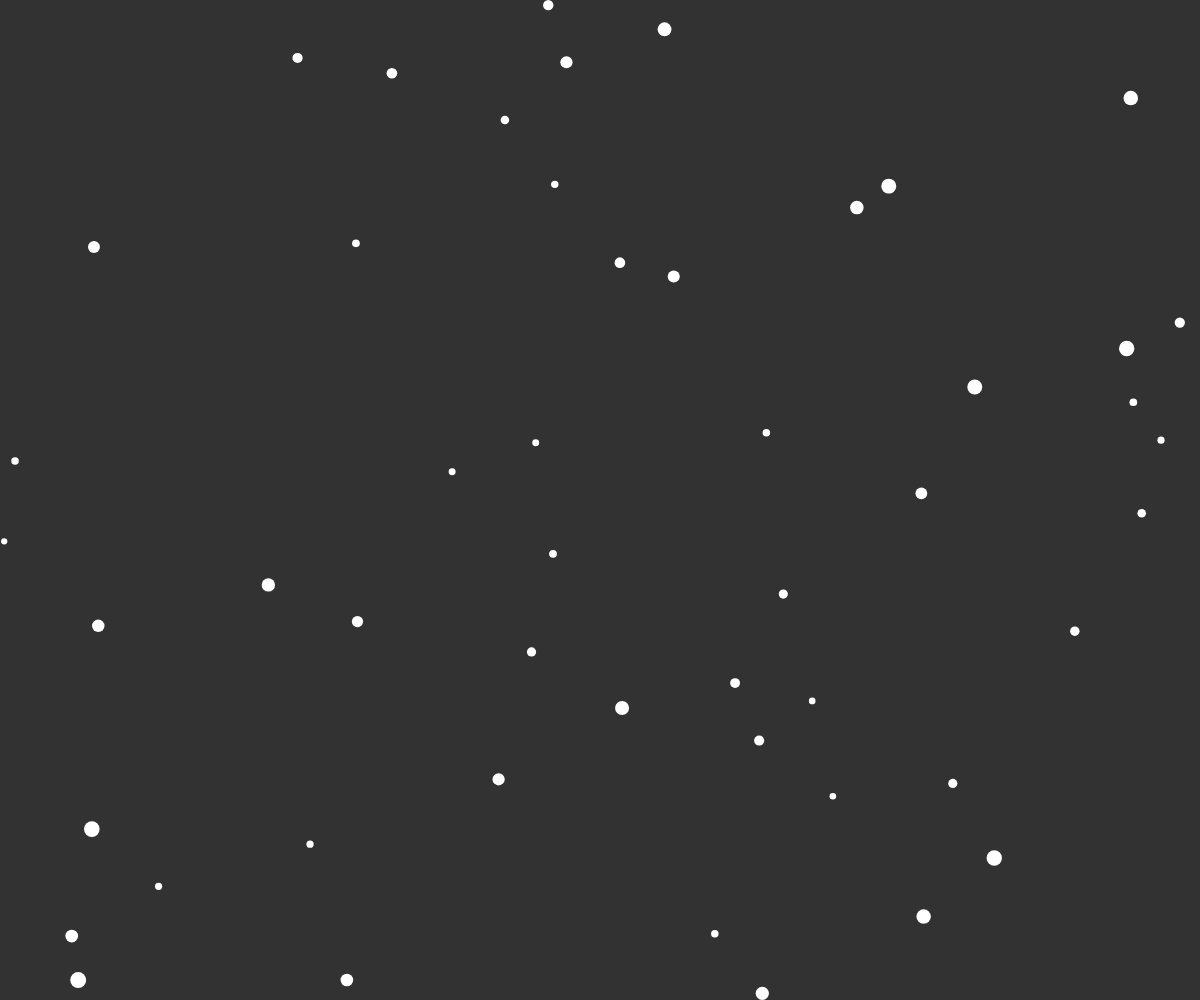
Frame 1 (no input)
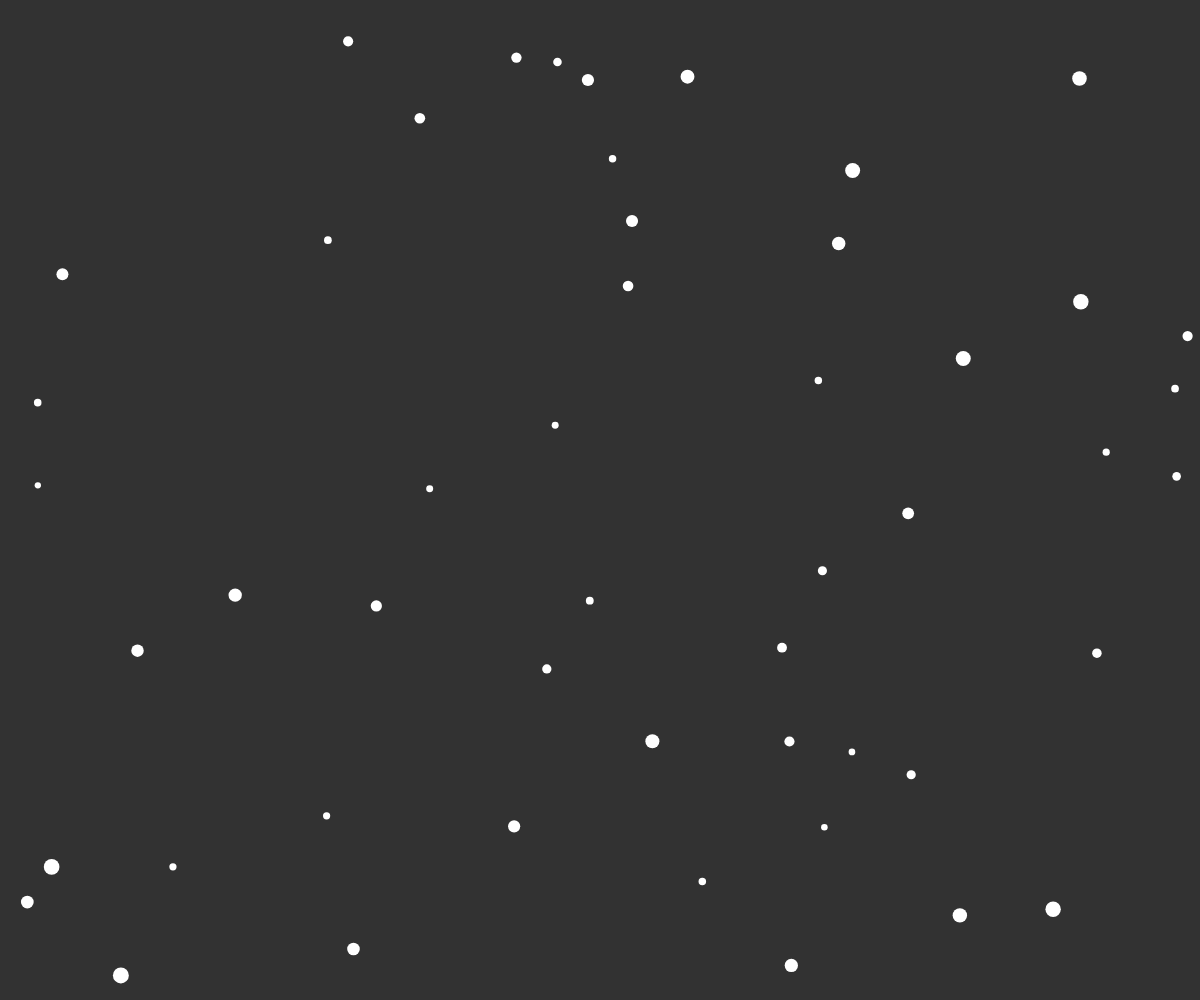
Frame 60 (no input)
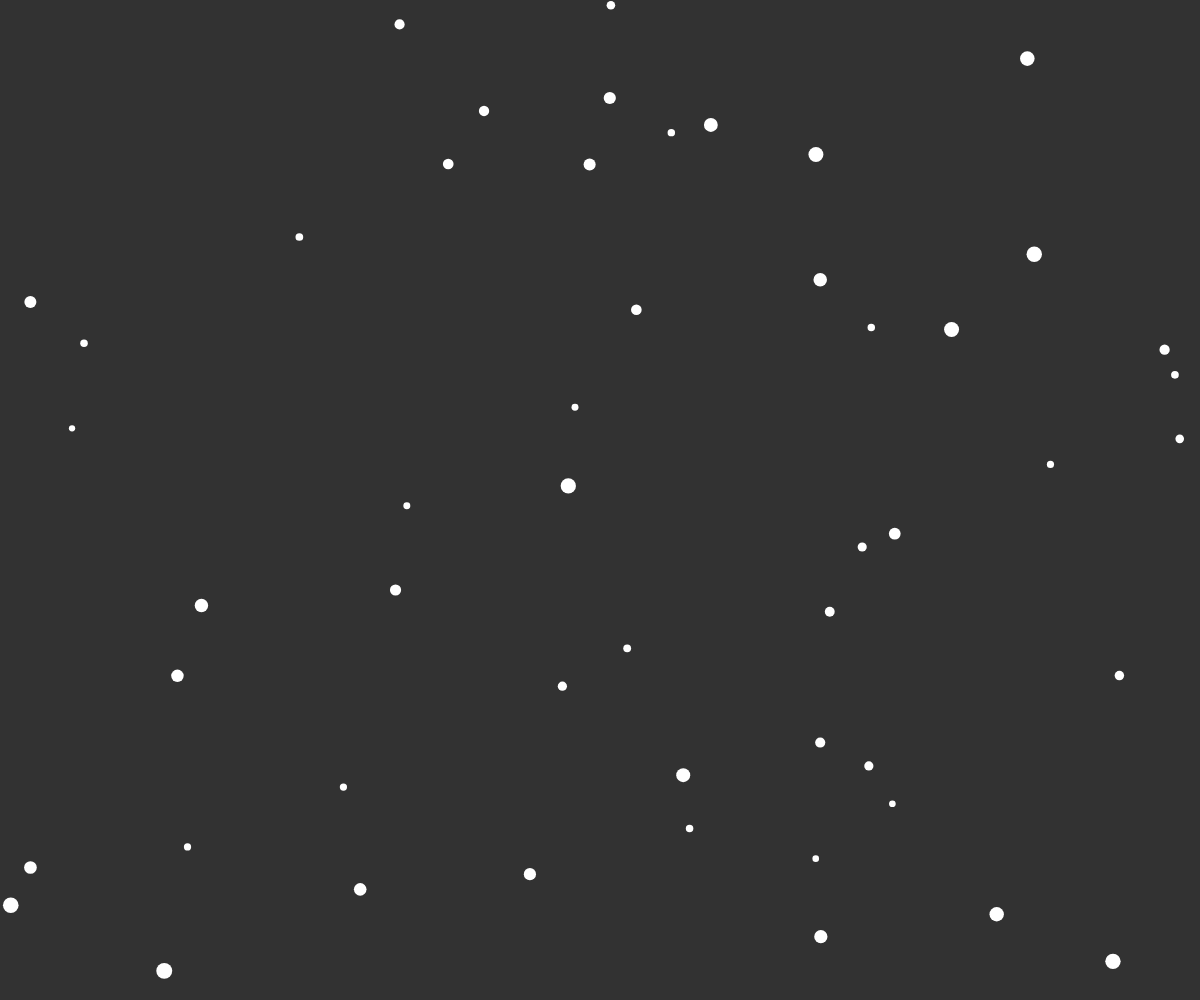
Frame 120 (the mouse pressed at the canvas centre since frame 60)

The p5.js sketch that drew these frames (run headless with seeded random() and noise() and a simulated clock; from frame 60 on, the mouse is pressed at the canvas centre):

// p5.js sketch
// ── sketch.js
var tissue = [];

function setup() {
  //Declare Window Size
  createCanvas(windowWidth,windowHeight);

  //disable stroke (for now)
  noStroke();

  //Contructor Function (generates a new tissue)
  for (var i=0; i<50; i++) {
  	cell = new Particle(
  		random(0,width), //x position
  		random(0,height), //y position
  		random(3,8),//radius
  		random(-1,1),//vel x
  		random(-1,1)//vel y
  		);
  	tissue.push(cell);
  }

} // END SETUP

function draw() {
	//clear background
	background(50);

	//Runs Tissue Methods
	for (var i=0; i<tissue.length; i++) {
    	tissue[i].update();
    	tissue[i].rebound();
    	tissue[i].render();
	}
} // END DRAW

function mousePressed() {
	cell = new Particle(
  		mouseX, //x position
  		mouseY, //y position
  		random(3,8),//radius
  		random(-1,1),//vel x
  		random(-1,1)//vel y
  		);
  	tissue.push(cell);
}
// ── particle.js
function Particle(x,y,rad,vx,vy) {
	this.position = createVector (x,y);
	this.velocity = createVector (vx,vy);
	this.radius = rad;
	this.diameter = rad*2;

	// Class Methods

	//UPDATE
	//handles movement and (collision detection?)
	this.update = function() {

		//updates position based on velocity
		this.position.add(this.velocity);
	}

	//DISPLAY
	//render particles/cells to screen
	this.render = function() {

		ellipse(
			this.position.x,
			this.position.y,
			this.diameter,
			this.diameter
			);
	}

	this.rebound = function() {
		if (this.position.x >= width - this.radius){
			this.position.x = width - this.radius;
			this.velocity.x = -1 * this.velocity.x;
		}
		if (this.position.x <= 0 + this.radius) {
			this.position.x = 0 + this.radius;
			this.velocity.x = -1 * this.velocity.x;
		}
		if (this.position.y >= height - this.radius) {
			this.position.y = height - this.radius;
			this.velocity.y = -1 * this.velocity.y;
		}
		if (this.position.y <= 0 + this.radius) {
			this.position.y = 0 + this.radius;
			this.velocity.y = -1 * this.velocity.y;
		}
	}


}
